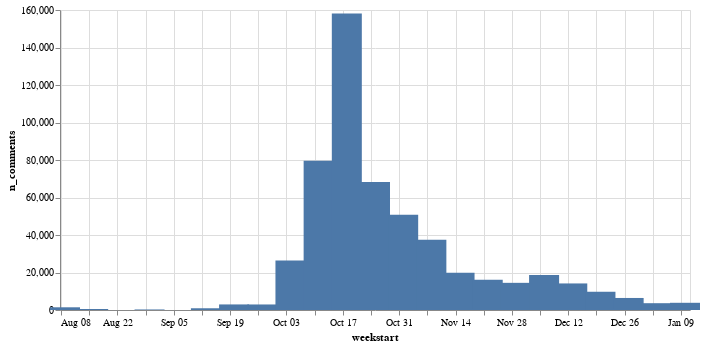

The cell this chart's notebook holds for it:
### Code cell
alt.Chart(weekly_comments).mark_bar(width=30).encode(
    x='weekstart:T',
    y='n_comments'
).properties(width=630)

### Figure 1 — Vega-Lite specification as saved in the notebook (floating-point values rounded to 4 significant figures)
{"config": {"view": {"continuousWidth": 400, "continuousHeight": 300}}, "data": {"name": "data-2f984426c6c61df38021e5bfdd9fd1ad"}, "mark": {"type": "bar", "width": 30}, "encoding": {"x": {"field": "weekstart", "type": "temporal"}, "y": {"field": "n_comments", "type": "quantitative"}}, "width": 630, "$schema": "https://vega.github.io/schema/vega-lite/v4.17.0.json", "datasets": {"data-2f984426c6c61df38021e5bfdd9fd1ad": [{"weekstart": "2021-08-09T00:00:00", "n_comments": 1445}, {"weekstart": "2021-08-16T00:00:00", "n_comments": 534}, {"weekstart": "2021-08-30T00:00:00", "n_comments": 289}, {"weekstart": "2021-09-13T00:00:00", "n_comments": 930}, {"weekstart": "2021-09-20T00:00:00", "n_comments": 2970}, {"weekstart": "2021-09-27T00:00:00", "n_comments": 2953}, {"weekstart": "2021-10-04T00:00:00", "n_comments": 26452}, {"weekstart": "2021-10-11T00:00:00", "n_comments": 79556}, {"weekstart": "2021-10-18T00:00:00", "n_comments": 158149}, {"weekstart": "2021-10-25T00:00:00", "n_comments": 68300}, {"weekstart": "2021-11-01T00:00:00", "n_comments": 50796}, {"weekstart": "2021-11-08T00:00:00", "n_comments": 37502}, {"weekstart": "2021-11-15T00:00:00", "n_comments": 19909}, {"weekstart": "2021-11-22T00:00:00", "n_comments": 16133}, {"weekstart": "2021-11-29T00:00:00", "n_comments": 14486}, {"weekstart": "2021-12-06T00:00:00", "n_comments": 18632}, {"weekstart": "2021-12-13T00:00:00", "n_comments": 14166}, {"weekstart": "2021-12-20T00:00:00", "n_comments": 9730}, {"weekstart": "2021-12-27T00:00:00", "n_comments": 6417}, {"weekstart": "2022-01-03T00:00:00", "n_comments": 3632}, {"weekstart": "2022-01-10T00:00:00", "n_comments": 3844}]}}
